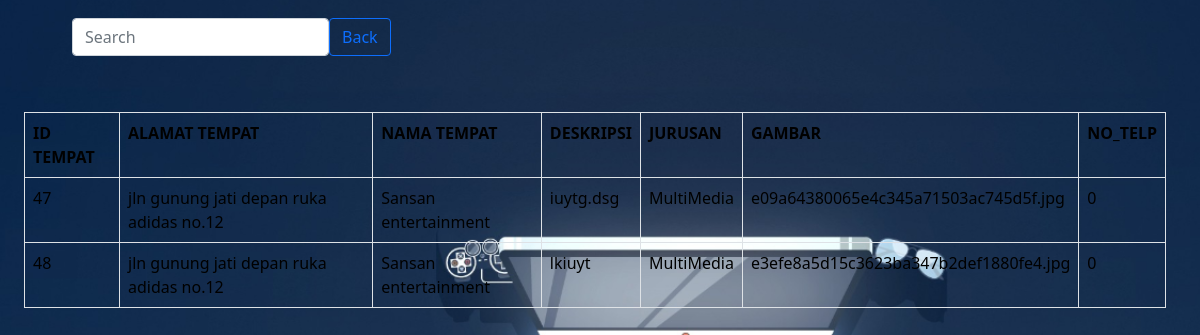
Page /index.php/admin/admin/pt on the committed database.
### tables this page shows
CREATE TABLE `tb_tempatpkl` (
  `id_tempat` int(11) NOT NULL,
  `id_user` int(11) NOT NULL,
  `nama_tempat` varchar(128) NOT NULL,
  `alamat_tempat` varchar(200) NOT NULL,
  `deskripsi` text NOT NULL,
  `Jurusan` varchar(50) NOT NULL,
  `gambar` varchar(50) NOT NULL,
  `no_telp` int(11) NOT NULL
);

### application/controllers/admin/Admin.php (called while the page is built, shortened)
<?php
class Admin extends CI_Controller {
    public function pt()
    {
        $data['perusahaan'] = $this->Admin1->tampil_perusahaan()->result();
        $this->load->view('admin1/header');
        $this->load->view('admin1/D_perusahaan', $data);
        $this->load->view('admin1/footer');
    }
}

### index.php (called while the page is built, shortened)
<?php
require_once BASEPATH.'core/CodeIgniter.php';

### application/models/Admin1.php (called while the page is built, shortened)
<?php
class Admin1 extends CI_Model {
    public function tampil_perusahaan(){
        return $this->db->get("tb_tempatpkl");
    }
}

### application/views/admin1/D_perusahaan.php (the view, shortened to what this page needs)
<!doctype html>
<html lang="en">
<head>
  <link rel="stylesheet" href="https://stackpath.bootstrapcdn.com/bootstrap/5.0.0-alpha1/css/bootstrap.min.css"
>
</head>
<body>
  <header>
    <nav class="navbar navbar-expand-md navbar-white  mt-">
      <div class="container-fluid">
        <div class="collapse navbar-collapse" id="navbarCollapse">
          <ul class="navbar-nav mr-auto mb-2 mb-md-0">
            <li class="nav-item active">
              <a class="nav-link" aria-current="page" href="#"></a>
            </li>
            <li class="nav-item">
              <a class="nav-link" href="#"></a>
            </li>
            <li class="nav-item">
              <a class="nav-link disabled" href="#" tabindex="-1" aria-disabled="true"></a>
            </li>
          </ul>
          <form class="d-flex">
            <input class="form-control mr-2" type="search" placeholder="Search" aria-label="Search">
            <a href="<?php echo base_url('Admin/admin/');?>" class="btn btn-outline-primary" type="submit">Back</a>
          </form>
        </div>
      </div>
    </nav>
  </header>
</body>
</html>
<div class="container-fluid">
        <table class="table table-bordered mt-5 text-dark">
            <tr>
                <th>ID TEMPAT</th>
                <th>ALAMAT TEMPAT</th>
                <th>NAMA TEMPAT</th>
                <th>DESKRIPSI</th>
                <th>JURUSAN</th>
                <th>GAMBAR</th>
                <th>NO_TELP</th>
            </tr>
            <?php
            foreach($perusahaan as $pt) : ?>
            <tr>
                <td><?php echo $pt->id_tempat ?></td>
                <td><?php echo $pt->alamat_tempat ?></td>
                <td><?php echo $pt->nama_tempat ?></td>
                <td><?php echo $pt->deskripsi ?></td>
                <td><?php echo $pt->Jurusan ?></td>
                <td><?php echo $pt->gambar ?></td>
                <td><?php echo $pt->no_telp ?></td>
            </tr>
            <?php endforeach; ?>
        </table>
</div>

### application/views/admin1/D_perusahaan.php (style rules this page uses)
body { background-image: url('../../asset/img/bg.jpg'); background-size: 1365px; margin-top: 10px; margin-right: 10px; }

### rows in the picture
tb_tempatpkl: id_tempat "47", alamat_tempat "jln gunung jati depan ruka adidas no.12", nama_tempat "Sansan entertainment", deskripsi "iuytg.dsg", Jurusan "MultiMedia", gambar "e09a64380065e4c345a71503ac745d5f.jpg", no_telp "0"
tb_tempatpkl: id_tempat "48", alamat_tempat "jln gunung jati depan ruka adidas no.12", nama_tempat "Sansan entertainment", deskripsi "lkiuyt", Jurusan "MultiMedia", gambar "e3efe8a5d15c3623ba347b2def1880fe4.jpg", no_telp "0"
